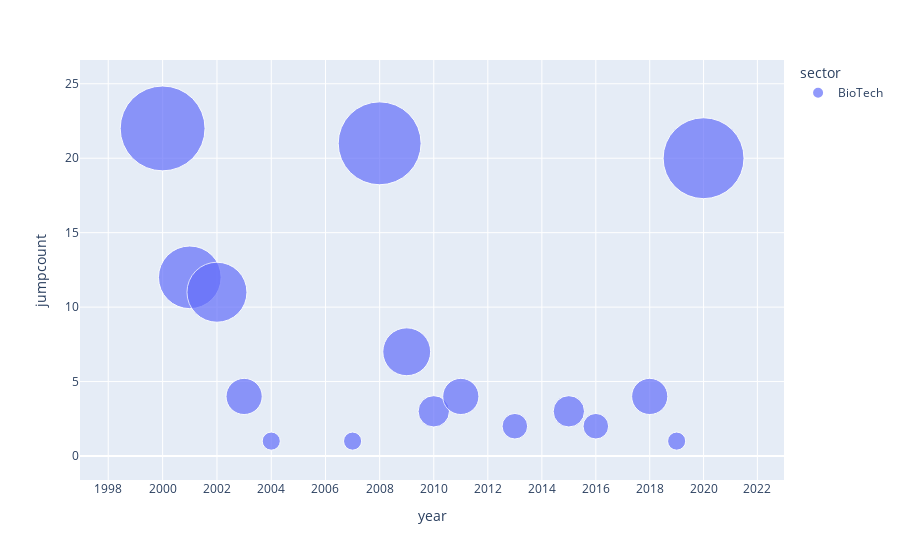

Write notebook code for a chart like this one.
### Code cell
ax=plot_sector_jumps_totals_by_sector("BioTech")
ax.show()

### Figure 1 — Plotly figure (JSON) as saved in the notebook; plotly's stock layout.template omitted (floating-point values rounded to 4 significant figures)
{"data": [{"hovertemplate": "<b>%{hovertext}</b><br><br>sector=BioTech<br>year=%{x}<br>jumpcount=%{marker.size}<extra></extra>", "hovertext": ["BioTech", "BioTech", "BioTech", "BioTech", "BioTech", "BioTech", "BioTech", "BioTech", "BioTech", "BioTech", "BioTech", "BioTech", "BioTech", "BioTech", "BioTech", "BioTech", "BioTech", "BioTech", "BioTech", "BioTech", "BioTech"], "legendgroup": "BioTech", "marker": {"color": "#636efa", "size": [22, 12, 11, 4, 1, 0, 0, 1, 21, 7, 3, 4, 0, 2, 0, 3, 2, 0, 4, 1, 20], "sizemode": "area", "sizeref": 0.006111, "symbol": "circle"}, "mode": "markers", "name": "BioTech", "orientation": "v", "showlegend": true, "type": "scatter", "x": [2000, 2001, 2002, 2003, 2004, 2005, 2006, 2007, 2008, 2009, 2010, 2011, 2012, 2013, 2014, 2015, 2016, 2017, 2018, 2019, 2020], "xaxis": "x", "y": [22, 12, 11, 4, 1, 0, 0, 1, 21, 7, 3, 4, 0, 2, 0, 3, 2, 0, 4, 1, 20], "yaxis": "y"}], "layout": {"autosize": true, "legend": {"itemsizing": "constant", "title": {"text": "sector"}, "tracegroupgap": 0}, "margin": {"t": 60}, "xaxis": {"anchor": "y", "autorange": true, "domain": [0, 1], "range": [3.301, 3.306], "title": {"text": "year"}, "type": "log"}, "yaxis": {"anchor": "x", "autorange": true, "domain": [0, 1], "range": [-1.781, 28.06], "title": {"text": "jumpcount"}, "type": "linear"}}}
